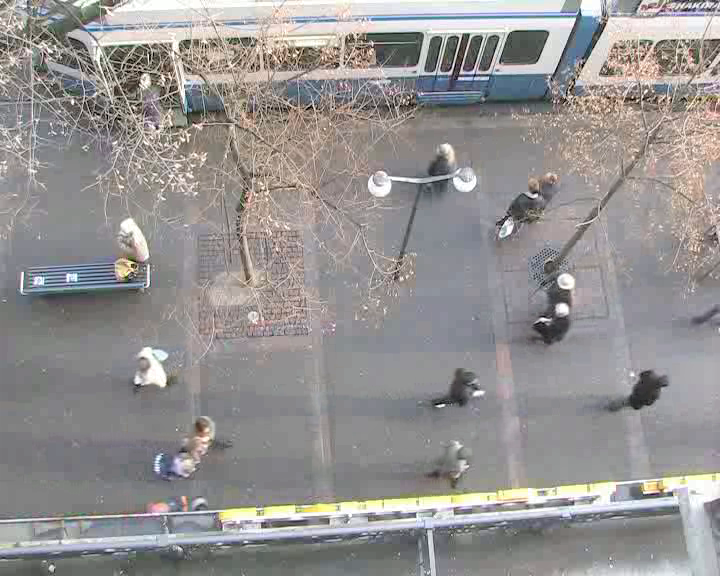
#> input picture hotel22.png, 720 x 576 px
$ python hotel-granny2.py
#> lines starting #> are read from the running program, lines starting #| are printed output that depends on the picture
import numpy as np
import matplotlib.pyplot as plt

# PLOTTING HOTEL DATASET - Plot 1 in figure 3


xSpeed01 = np.asarray([506, 483, 461, 440, 417, 394, 370, 345])
ySpeed01 = np.asarray([314, 313, 314, 314, 315, 316, 316, 315])

xSpeed02 = np.asarray([504, 481, 458, 431])
ySpeed02 = np.asarray([315, 317, 318, 320])

xSpeedGT = np.asarray([556, 540, 524, 508, 492, 473])
ySpeedGT = np.asarray([311, 312, 314, 323, 328, 332])

xSpeedGT02 = np.asarray([563, 547, 532, 516, 500, 483])
ySpeedGT02 = np.asarray([281, 281, 284, 284, 284, 287])


#plt.plot(xSpeed01, ySpeed01, zorder=1, linewidth=3, linestyle='--', color='red', label='0.6')
plt.plot(xSpeed02, ySpeed02, zorder=1, linewidth=3, linestyle='--', color='red')

#plt.plot(xSpeedGT, ySpeedGT, zorder=1, linewidth=3, color='blue', label='GT')
#plt.plot(xSpeedGT02, ySpeedGT02, zorder=1, linewidth=3, color='blue')

plt.plot(xSpeed01[-1], ySpeed01[-1], zorder=1, marker='<', color='red')
plt.plot(xSpeed02[-1], ySpeed02[-1], zorder=1, marker='<', color='red')

#plt.plot(xSpeedGT[-1], ySpeedGT[-1], zorder=1, marker='<', color='blue')
#plt.plot(xSpeedGT02[-1], ySpeedGT02[-1], zorder=1, marker='<', color='blue')

plt.legend(loc='center left')
plt.xticks([])
plt.yticks([])
ext = [0, 576, 0.00, 720]
img = plt.imread("../hotel22.png")
#> img is the input picture: shape (576, 720, 3) float32; mean R, G, B 0.586, 0.575, 0.572
plt.imshow(img, zorder=0)
plt.show()
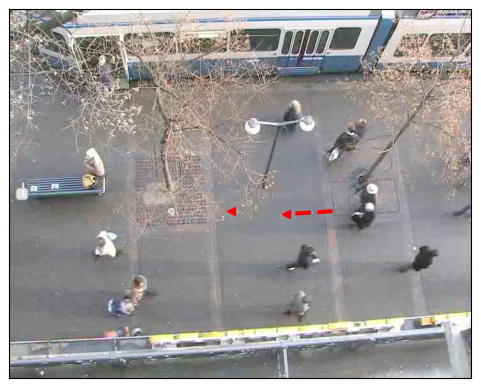
#> figure drawn by matplotlib, 1 panel

$ run again, with hotel0.png copied over hotel22.png
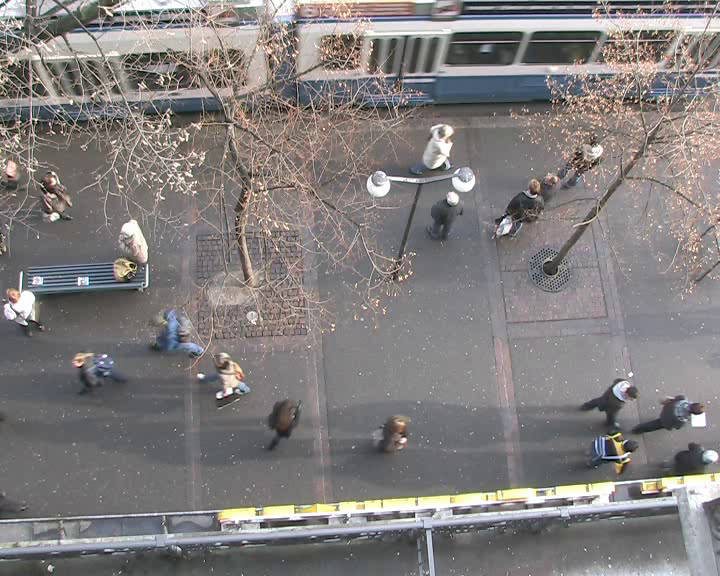
#> input picture hotel0.png, 720 x 576 px
#> img is the input picture: shape (576, 720, 3) float32; mean R, G, B 0.508, 0.492, 0.491
#> `plt.show()`:
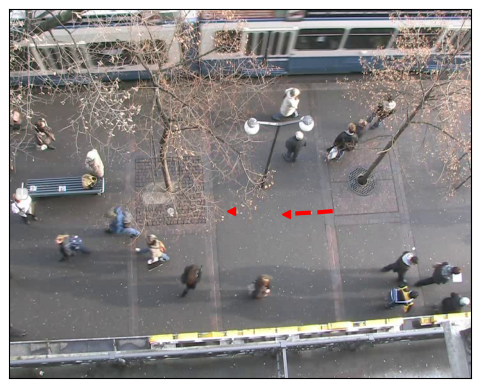
#> figure drawn by matplotlib, 1 panel

$ run again, with hotel11.png copied over hotel22.png
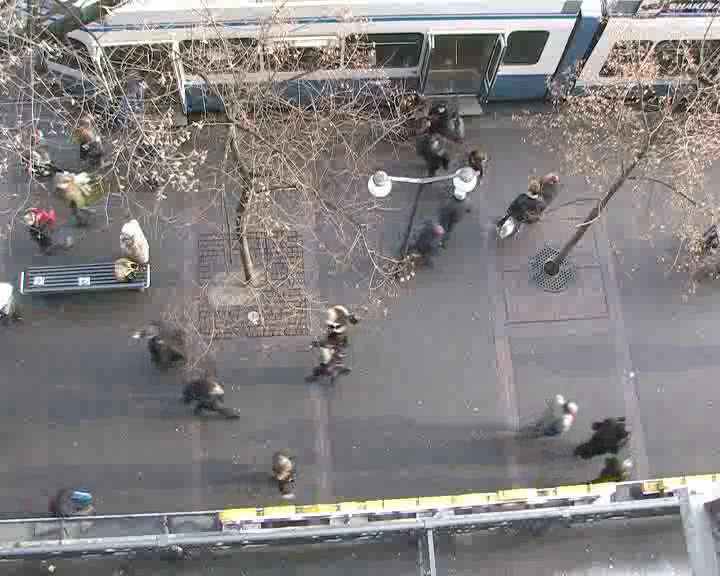
#> input picture hotel11.png, 720 x 576 px
#> img is the input picture: shape (576, 720, 3) float32; mean R, G, B 0.518, 0.506, 0.505
#> `plt.show()`:
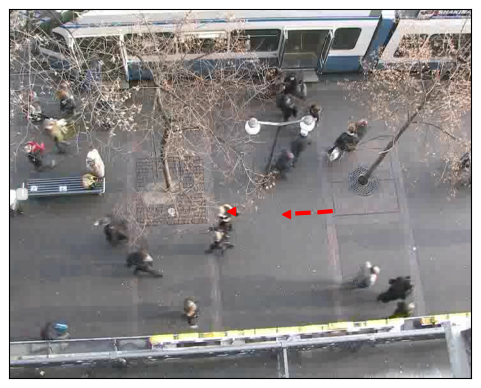
#> figure drawn by matplotlib, 1 panel

$ run again, with hotel115.png copied over hotel22.png
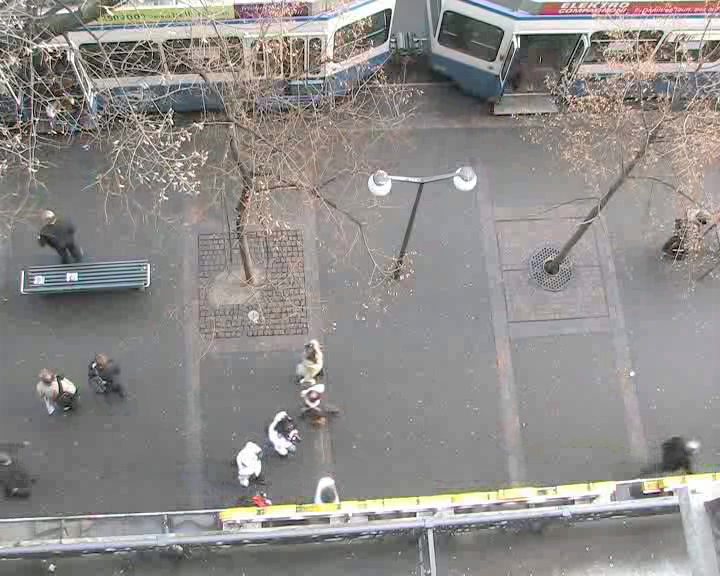
#> input picture hotel115.png, 720 x 576 px
#> img is the input picture: shape (576, 720, 3) float32; mean R, G, B 0.563, 0.551, 0.543
#> `plt.show()`:
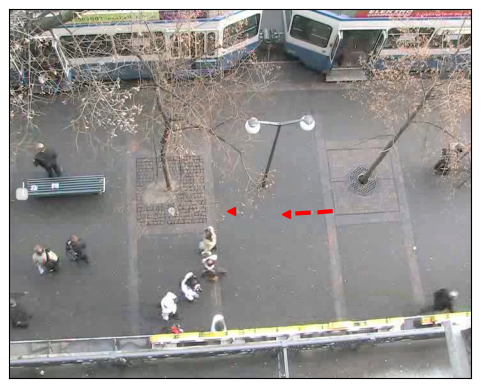
#> figure drawn by matplotlib, 1 panel
